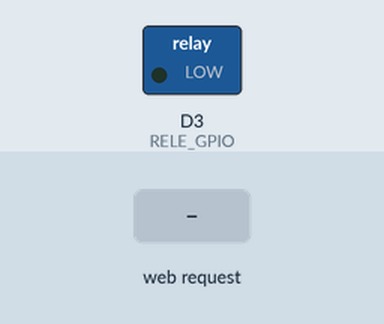
This sketch was run on a simulated ESP8266 (NodeMCU). Shown: switched loads named in the sketch (green lamp = pin HIGH). Inputs (shaded band) come from the test bench. WiFi joins after 1.5 s; servers stay silent unless stated; what the sketch prints to the serial monitor is not drawn.

Above: at 4.7 s.
4.8 s: HTTP request GET /RELE=ON received
At 5.2 s:
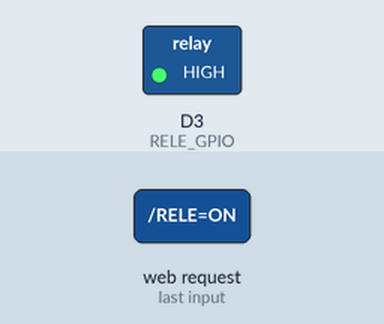
6.3 s: HTTP request GET /RELE=OFF received
At 7.5 s:
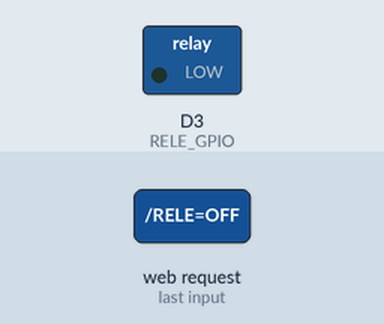
Timing chart, 0 to 9.3 s (numbered marks = the images above; inputs shaded):
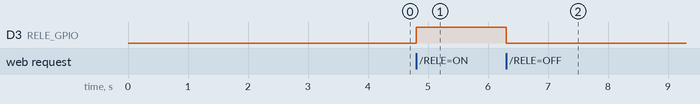

The sketch:

ejer_04_Rele_Phone.ino
```cpp
#include <ESP8266WiFi.h>
#define RELE_GPIO D3

const char* ssid = "PizzaDay";
const char* password = "gimmepizza";
bool RELE_estado = LOW;

WiFiServer server(80); //objeto servidor que inicializaremos en el puerto 80

void setup() {
  Serial.begin(115200);

  // Poner el módulo WiFi en modo station y desconectar de cualquier red a la que pudiese estar previamente conectado
  WiFi.mode(WIFI_STA);
  WiFi.disconnect();
  delay(2000);

  pinMode(RELE_GPIO, OUTPUT);
  digitalWrite(RELE_GPIO, LOW);

  //Conectar a la red WiFi
  Serial.println();
  Serial.print("Conectando a ");
  Serial.println(ssid);

  WiFi.begin(ssid, password);

  while (WiFi.status() != WL_CONNECTED) {
    delay(500);
    Serial.print(".");
  }
  Serial.print("Conectado, la IP del dispositivo es: ");
  Serial.println(WiFi.localIP());

  //Iniciar server
  server.begin();
  Serial.println("Servidor iniciado");
}

void loop() {
  //chequeamos si se ha conectado un cliente, en caso contrario terminar (se reiniciaría)
  WiFiClient client = server.available();
  if (!client)
    return;

  //Esperar hasta que el cliente envíe algún dato
  while(!client.available())
    delay(1);

  //Lee la request del cliente
  String request = client.readStringUntil('\r');
  client.flush(); //vaciamos por seguridad

  //Request en un objeto String que contiene la URL completa, incluyendo parámetros. Buscamos si contien la cadena "/RELE=ON"
  if (request.indexOf("/RELE=ON") != -1){
    digitalWrite(RELE_GPIO, HIGH);
    RELE_estado=HIGH;
  }
  else
    if (request.indexOf("/RELE=OFF") != -1){
      digitalWrite(RELE_GPIO, LOW);
      RELE_estado=LOW;
    }

  //Parte "response" del servidor hacia el cliente, una página Web
  client.println("HTTP/1.1 200 OK");
  client.println("Content-Type: text/html");
  client.println(""); //requerido
  client.println("<!DOCTYPE HTML>");
  client.println("<html>");

  client.print("<p>RELE ");
   if(RELE_estado == HIGH)
    client.print("encendido</p>");
  else
    client.print("apagado</p>");

  client.println("<a href=\"/RELE=ON\"><button>Turn On </button></a>");
  client.println("<a href=\"/RELE=OFF\"><button>Turn Off </button></a><br />");
  client.println("</html>");

  Serial.println("Client disconnected");
}
```

Measured:
- after the input at 4.8 s, D3 (RELE_GPIO): LOW → HIGH at once
- after the input at 6.3 s, D3 (RELE_GPIO): HIGH → LOW at once
